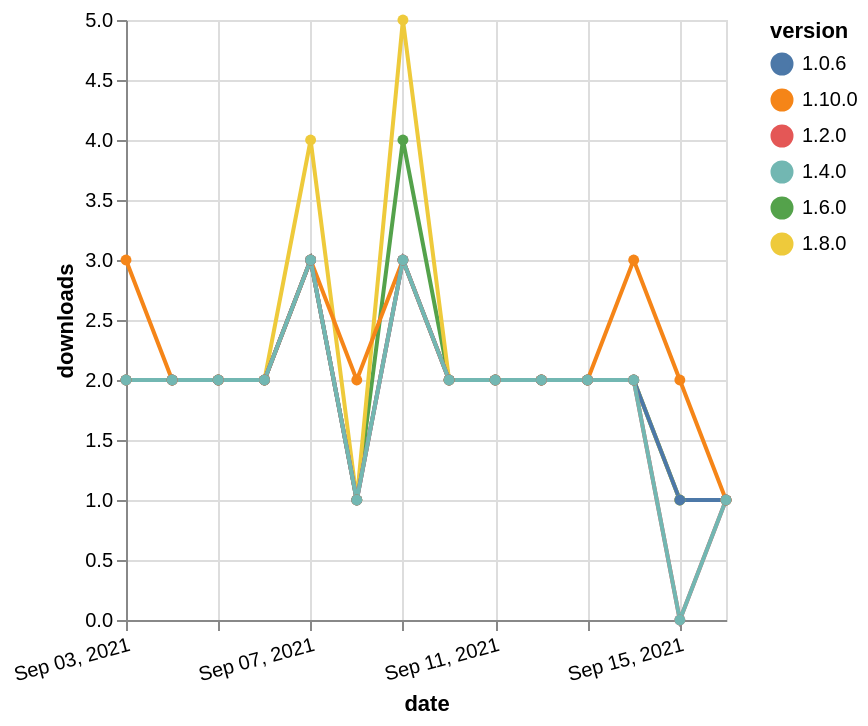

The specification (Vega-Lite) saved for this image:
### Vega-Lite specification from a JSON file in a GitHub repository (floating-point values rounded to 4 significant figures)
{"$schema": "https://vega.github.io/schema/vega-lite/v5.json", "description": "A simple bar chart with embedded data.", "data": {"values": [{"date": "2021-09-03", "total": 1004, "delta": 2, "version": "1.6.0"}, {"date": "2021-09-04", "total": 1006, "delta": 2, "version": "1.6.0"}, {"date": "2021-09-05", "total": 1008, "delta": 2, "version": "1.6.0"}, {"date": "2021-09-06", "total": 1010, "delta": 2, "version": "1.6.0"}, {"date": "2021-09-07", "total": 1013, "delta": 3, "version": "1.6.0"}, {"date": "2021-09-08", "total": 1014, "delta": 1, "version": "1.6.0"}, {"date": "2021-09-09", "total": 1018, "delta": 4, "version": "1.6.0"}, {"date": "2021-09-10", "total": 1020, "delta": 2, "version": "1.6.0"}, {"date": "2021-09-11", "total": 1022, "delta": 2, "version": "1.6.0"}, {"date": "2021-09-12", "total": 1024, "delta": 2, "version": "1.6.0"}, {"date": "2021-09-13", "total": 1026, "delta": 2, "version": "1.6.0"}, {"date": "2021-09-14", "total": 1028, "delta": 2, "version": "1.6.0"}, {"date": "2021-09-15", "total": 1029, "delta": 1, "version": "1.6.0"}, {"date": "2021-09-16", "total": 1030, "delta": 1, "version": "1.6.0"}, {"date": "2021-09-03", "total": 697, "delta": 2, "version": "1.8.0"}, {"date": "2021-09-04", "total": 699, "delta": 2, "version": "1.8.0"}, {"date": "2021-09-05", "total": 701, "delta": 2, "version": "1.8.0"}, {"date": "2021-09-06", "total": 703, "delta": 2, "version": "1.8.0"}, {"date": "2021-09-07", "total": 707, "delta": 4, "version": "1.8.0"}, {"date": "2021-09-08", "total": 708, "delta": 1, "version": "1.8.0"}, {"date": "2021-09-09", "total": 713, "delta": 5, "version": "1.8.0"}, {"date": "2021-09-10", "total": 715, "delta": 2, "version": "1.8.0"}, {"date": "2021-09-11", "total": 717, "delta": 2, "version": "1.8.0"}, {"date": "2021-09-12", "total": 719, "delta": 2, "version": "1.8.0"}, {"date": "2021-09-13", "total": 721, "delta": 2, "version": "1.8.0"}, {"date": "2021-09-14", "total": 723, "delta": 2, "version": "1.8.0"}, {"date": "2021-09-15", "total": 724, "delta": 1, "version": "1.8.0"}, {"date": "2021-09-16", "total": 725, "delta": 1, "version": "1.8.0"}, {"date": "2021-09-03", "total": 223, "delta": 3, "version": "1.10.0"}, {"date": "2021-09-04", "total": 225, "delta": 2, "version": "1.10.0"}, {"date": "2021-09-05", "total": 227, "delta": 2, "version": "1.10.0"}, {"date": "2021-09-06", "total": 229, "delta": 2, "version": "1.10.0"}, {"date": "2021-09-07", "total": 232, "delta": 3, "version": "1.10.0"}, {"date": "2021-09-08", "total": 234, "delta": 2, "version": "1.10.0"}, {"date": "2021-09-09", "total": 237, "delta": 3, "version": "1.10.0"}, {"date": "2021-09-10", "total": 239, "delta": 2, "version": "1.10.0"}, {"date": "2021-09-11", "total": 241, "delta": 2, "version": "1.10.0"}, {"date": "2021-09-12", "total": 243, "delta": 2, "version": "1.10.0"}, {"date": "2021-09-13", "total": 245, "delta": 2, "version": "1.10.0"}, {"date": "2021-09-14", "total": 248, "delta": 3, "version": "1.10.0"}, {"date": "2021-09-15", "total": 250, "delta": 2, "version": "1.10.0"}, {"date": "2021-09-16", "total": 251, "delta": 1, "version": "1.10.0"}, {"date": "2021-09-03", "total": 2045, "delta": 2, "version": "1.0.6"}, {"date": "2021-09-04", "total": 2047, "delta": 2, "version": "1.0.6"}, {"date": "2021-09-05", "total": 2049, "delta": 2, "version": "1.0.6"}, {"date": "2021-09-06", "total": 2051, "delta": 2, "version": "1.0.6"}, {"date": "2021-09-07", "total": 2054, "delta": 3, "version": "1.0.6"}, {"date": "2021-09-08", "total": 2055, "delta": 1, "version": "1.0.6"}, {"date": "2021-09-09", "total": 2058, "delta": 3, "version": "1.0.6"}, {"date": "2021-09-10", "total": 2060, "delta": 2, "version": "1.0.6"}, {"date": "2021-09-11", "total": 2062, "delta": 2, "version": "1.0.6"}, {"date": "2021-09-12", "total": 2064, "delta": 2, "version": "1.0.6"}, {"date": "2021-09-13", "total": 2066, "delta": 2, "version": "1.0.6"}, {"date": "2021-09-14", "total": 2068, "delta": 2, "version": "1.0.6"}, {"date": "2021-09-15", "total": 2069, "delta": 1, "version": "1.0.6"}, {"date": "2021-09-16", "total": 2070, "delta": 1, "version": "1.0.6"}, {"date": "2021-09-03", "total": 1613, "delta": 2, "version": "1.2.0"}, {"date": "2021-09-04", "total": 1615, "delta": 2, "version": "1.2.0"}, {"date": "2021-09-05", "total": 1617, "delta": 2, "version": "1.2.0"}, {"date": "2021-09-06", "total": 1619, "delta": 2, "version": "1.2.0"}, {"date": "2021-09-07", "total": 1622, "delta": 3, "version": "1.2.0"}, {"date": "2021-09-08", "total": 1623, "delta": 1, "version": "1.2.0"}, {"date": "2021-09-09", "total": 1626, "delta": 3, "version": "1.2.0"}, {"date": "2021-09-10", "total": 1628, "delta": 2, "version": "1.2.0"}, {"date": "2021-09-11", "total": 1630, "delta": 2, "version": "1.2.0"}, {"date": "2021-09-12", "total": 1632, "delta": 2, "version": "1.2.0"}, {"date": "2021-09-13", "total": 1634, "delta": 2, "version": "1.2.0"}, {"date": "2021-09-14", "total": 1636, "delta": 2, "version": "1.2.0"}, {"date": "2021-09-15", "total": 1636, "delta": 0, "version": "1.2.0"}, {"date": "2021-09-16", "total": 1637, "delta": 1, "version": "1.2.0"}, {"date": "2021-09-03", "total": 1447, "delta": 2, "version": "1.4.0"}, {"date": "2021-09-04", "total": 1449, "delta": 2, "version": "1.4.0"}, {"date": "2021-09-05", "total": 1451, "delta": 2, "version": "1.4.0"}, {"date": "2021-09-06", "total": 1453, "delta": 2, "version": "1.4.0"}, {"date": "2021-09-07", "total": 1456, "delta": 3, "version": "1.4.0"}, {"date": "2021-09-08", "total": 1457, "delta": 1, "version": "1.4.0"}, {"date": "2021-09-09", "total": 1460, "delta": 3, "version": "1.4.0"}, {"date": "2021-09-10", "total": 1462, "delta": 2, "version": "1.4.0"}, {"date": "2021-09-11", "total": 1464, "delta": 2, "version": "1.4.0"}, {"date": "2021-09-12", "total": 1466, "delta": 2, "version": "1.4.0"}, {"date": "2021-09-13", "total": 1468, "delta": 2, "version": "1.4.0"}, {"date": "2021-09-14", "total": 1470, "delta": 2, "version": "1.4.0"}, {"date": "2021-09-15", "total": 1470, "delta": 0, "version": "1.4.0"}, {"date": "2021-09-16", "total": 1471, "delta": 1, "version": "1.4.0"}]}, "width": "container", "mark": {"type": "line", "point": {"filled": true}}, "encoding": {"x": {"field": "date", "type": "temporal", "timeUnit": "yearmonthdate", "title": "date", "axis": {"labelAngle": -15}}, "y": {"field": "delta", "type": "quantitative", "title": "downloads"}, "color": {"field": "version", "type": "nominal"}, "tooltip": {"field": "delta"}}}
